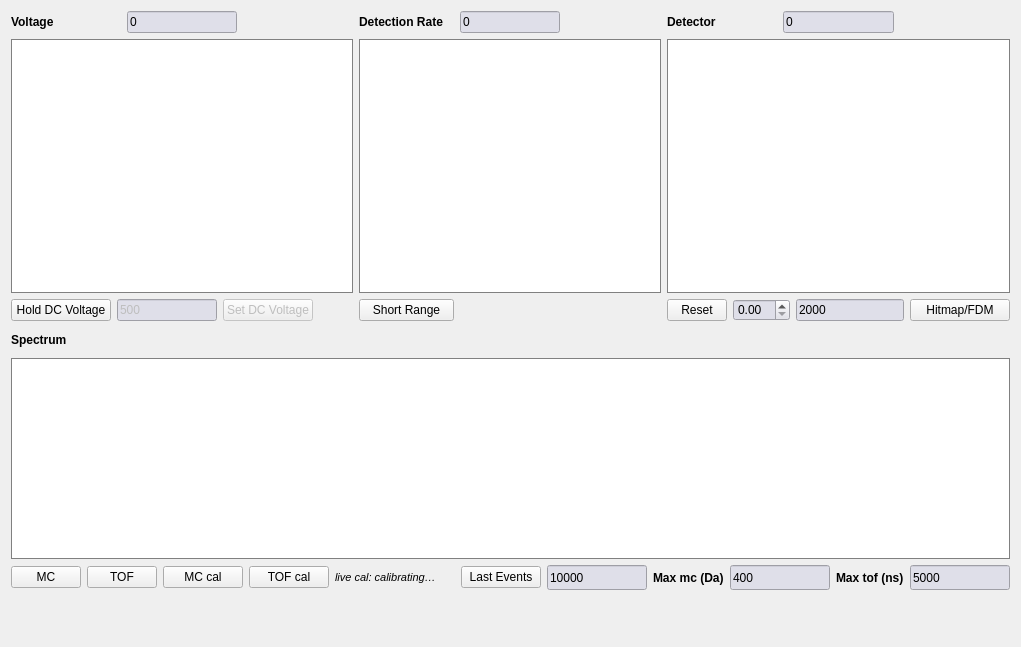
<?xml version="1.0" encoding="UTF-8"?>
<ui version="4.0">
    <class>Visualization</class>
    <widget class="QWidget" name="Visualization">
        <property name="geometry">
            <rect>
                <x>0</x>
                <y>0</y>
                <width>822</width>
                <height>647</height>
            </rect>
        </property>
        <property name="windowTitle">
            <string>Form</string>
        </property>
        <layout class="QGridLayout" name="gridLayout_6">
            <item row="0" column="0">
                <layout class="QGridLayout" name="gridLayout_5">
                    <item row="0" column="0">
                        <layout class="QGridLayout" name="gridLayout_4">
                            <item row="0" column="0">
                                <widget class="QLabel" name="label_200">
                                    <property name="font">
                                        <font>
                                            <bold>true</bold>
                                        </font>
                                    </property>
                                    <property name="text">
                                        <string>Voltage</string>
                                    </property>
                                </widget>
                            </item>
                            <item row="0" column="1">
                                <widget class="QLineEdit" name="voltage">
                                    <property name="sizePolicy">
                                        <sizepolicy hsizetype="Minimum" vsizetype="Minimum">
                                            <horstretch>0</horstretch>
                                            <verstretch>0</verstretch>
                                        </sizepolicy>
                                    </property>
                                    <property name="minimumSize">
                                        <size>
                                            <width>100</width>
                                            <height>20</height>
                                        </size>
                                    </property>
                                    <property name="styleSheet">
                                        <string notr="true">QLineEdit{
                                            background: rgb(223,223,233)
                                            }
                                        </string>
                                    </property>
                                    <property name="text">
                                        <string>0</string>
                                    </property>
                                </widget>
                            </item>
                            <item row="0" column="2">
                                <spacer name="horizontalSpacer_4">
                                    <property name="orientation">
                                        <enum>Qt::Horizontal</enum>
                                    </property>
                                    <property name="sizeHint" stdset="0">
                                        <size>
                                            <width>26</width>
                                            <height>17</height>
                                        </size>
                                    </property>
                                </spacer>
                            </item>
                            <item row="1" column="0" colspan="3">
                                <widget class="QGraphicsView" name="vdc_time">
                                    <property name="sizePolicy">
                                        <sizepolicy hsizetype="Expanding" vsizetype="Expanding">
                                            <horstretch>1</horstretch>
                                            <verstretch>1</verstretch>
                                        </sizepolicy>
                                    </property>
                                    <property name="minimumSize">
                                        <size>
                                            <width>250</width>
                                            <height>250</height>
                                        </size>
                                    </property>
                                    <property name="styleSheet">
                                        <string notr="true">QWidget{
                                                    border: 0.5px solid gray;
                                                    }
                                                </string>
                                    </property>
                                </widget>
                            </item>
                            <item row="2" column="0" colspan="3">
                                <layout class="QHBoxLayout" name="dc_hold_row">
                                    <item>
                                        <widget class="QPushButton" name="dc_hold">
                                            <property name="minimumSize">
                                                <size>
                                                    <width>100</width>
                                                    <height>20</height>
                                                </size>
                                            </property>
                                            <property name="maximumSize">
                                                <size>
                                                    <width>100</width>
                                                    <height>16777215</height>
                                                </size>
                                            </property>
                                            <property name="text">
                                                <string>Hold DC Voltage</string>
                                            </property>
                                        </widget>
                                    </item>
                                    <item>
                                        <widget class="QLineEdit" name="set_dc_voltage_value">
                                            <property name="enabled">
                                                <bool>false</bool>
                                            </property>
                                            <property name="minimumSize">
                                                <size>
                                                    <width>80</width>
                                                    <height>20</height>
                                                </size>
                                            </property>
                                            <property name="maximumSize">
                                                <size>
                                                    <width>100</width>
                                                    <height>16777215</height>
                                                </size>
                                            </property>
                                            <property name="styleSheet">
                                                <string notr="true">QLineEdit{background: rgb(223,223,233)}</string>
                                            </property>
                                            <property name="text">
                                                <string>500</string>
                                            </property>
                                        </widget>
                                    </item>
                                    <item>
                                        <widget class="QPushButton" name="set_dc_voltage">
                                            <property name="enabled">
                                                <bool>false</bool>
                                            </property>
                                            <property name="minimumSize">
                                                <size>
                                                    <width>0</width>
                                                    <height>20</height>
                                                </size>
                                            </property>
                                            <property name="maximumSize">
                                                <size>
                                                    <width>120</width>
                                                    <height>16777215</height>
                                                </size>
                                            </property>
                                            <property name="text">
                                                <string>Set DC Voltage</string>
                                            </property>
                                        </widget>
                                    </item>
                                    <item>
                                        <spacer name="dc_hold_row_spacer">
                                            <property name="orientation">
                                                <enum>Qt::Horizontal</enum>
                                            </property>
                                            <property name="sizeHint" stdset="0">
                                                <size>
                                                    <width>40</width>
                                                    <height>20</height>
                                                </size>
                                            </property>
                                        </spacer>
                                    </item>
                                </layout>
                            </item>
                        </layout>
                    </item>
                    <item row="0" column="1">
                        <layout class="QGridLayout" name="gridLayout">
                            <item row="0" column="0">
                                <widget class="QLabel" name="label_201">
                                    <property name="font">
                                        <font>
                                            <bold>true</bold>
                                        </font>
                                    </property>
                                    <property name="text">
                                        <string>Detection Rate</string>
                                    </property>
                                </widget>
                            </item>
                            <item row="0" column="1">
                                <widget class="QLineEdit" name="detection_rate">
                                    <property name="sizePolicy">
                                        <sizepolicy hsizetype="Minimum" vsizetype="Minimum">
                                            <horstretch>0</horstretch>
                                            <verstretch>0</verstretch>
                                        </sizepolicy>
                                    </property>
                                    <property name="minimumSize">
                                        <size>
                                            <width>100</width>
                                            <height>20</height>
                                        </size>
                                    </property>
                                    <property name="styleSheet">
                                        <string notr="true">QLineEdit{
                                            background: rgb(223,223,233)
                                            }
                                        </string>
                                    </property>
                                    <property name="text">
                                        <string>0</string>
                                    </property>
                                </widget>
                            </item>
                            <item row="0" column="2">
                                <spacer name="horizontalSpacer_2">
                                    <property name="orientation">
                                        <enum>Qt::Horizontal</enum>
                                    </property>
                                    <property name="sizeHint" stdset="0">
                                        <size>
                                            <width>40</width>
                                            <height>20</height>
                                        </size>
                                    </property>
                                </spacer>
                            </item>
                            <item row="1" column="0" colspan="3">
                                <widget class="QGraphicsView" name="detection_rate_viz">
                                    <property name="sizePolicy">
                                        <sizepolicy hsizetype="Expanding" vsizetype="Expanding">
                                            <horstretch>1</horstretch>
                                            <verstretch>1</verstretch>
                                        </sizepolicy>
                                    </property>
                                    <property name="minimumSize">
                                        <size>
                                            <width>250</width>
                                            <height>250</height>
                                        </size>
                                    </property>
                                    <property name="styleSheet">
                                        <string notr="true">QWidget{
                                            border: 0.5px solid gray;
                                            }
                                        </string>
                                    </property>
                                </widget>
                            </item>
                            <item row="2" column="0">
                                <widget class="QPushButton" name="detection_rate_range_switch">
                                    <property name="minimumSize">
                                        <size>
                                            <width>0</width>
                                            <height>20</height>
                                        </size>
                                    </property>
                                    <property name="maximumSize">
                                        <size>
                                            <width>100</width>
                                            <height>16777215</height>
                                        </size>
                                    </property>
                                    <property name="text">
                                        <string>Short Range</string>
                                    </property>
                                </widget>
                            </item>
                        </layout>
                    </item>
                    <item row="0" column="2">
                        <layout class="QGridLayout" name="gridLayout_3">
                            <item row="0" column="0">
                                <widget class="QLabel" name="label_206">
                                    <property name="font">
                                        <font>
                                            <bold>true</bold>
                                        </font>
                                    </property>
                                    <property name="text">
                                        <string>Detector</string>
                                    </property>
                                </widget>
                            </item>
                            <item row="0" column="1">
                                <widget class="QLineEdit" name="hitmap_count">
                                    <property name="sizePolicy">
                                        <sizepolicy hsizetype="Minimum" vsizetype="Minimum">
                                            <horstretch>0</horstretch>
                                            <verstretch>0</verstretch>
                                        </sizepolicy>
                                    </property>
                                    <property name="minimumSize">
                                        <size>
                                            <width>100</width>
                                            <height>20</height>
                                        </size>
                                    </property>
                                    <property name="styleSheet">
                                        <string notr="true">QLineEdit{
                                            background: rgb(223,223,233)
                                            }
                                        </string>
                                    </property>
                                    <property name="text">
                                        <string>0</string>
                                    </property>
                                </widget>
                            </item>
                            <item row="0" column="2">
                                <spacer name="horizontalSpacer_5">
                                    <property name="orientation">
                                        <enum>Qt::Horizontal</enum>
                                    </property>
                                    <property name="sizeHint" stdset="0">
                                        <size>
                                            <width>40</width>
                                            <height>20</height>
                                        </size>
                                    </property>
                                </spacer>
                            </item>
                            <item row="1" column="0" colspan="3">
                                <widget class="QGraphicsView" name="detector_heatmap">
                                    <property name="sizePolicy">
                                        <sizepolicy hsizetype="Expanding" vsizetype="Expanding">
                                            <horstretch>1</horstretch>
                                            <verstretch>1</verstretch>
                                        </sizepolicy>
                                    </property>
                                    <property name="minimumSize">
                                        <size>
                                            <width>250</width>
                                            <height>250</height>
                                        </size>
                                    </property>
                                    <property name="styleSheet">
                                        <string notr="true">QWidget{
                                            border: 0.5px solid gray;
                                            }
                                        </string>
                                    </property>
                                </widget>
                            </item>
                            <item row="2" column="0" colspan="3">
                                <layout class="QHBoxLayout" name="horizontalLayout_2">
                                    <item>
                                        <widget class="QPushButton" name="reset_heatmap_v">
                                            <property name="minimumSize">
                                                <size>
                                                    <width>0</width>
                                                    <height>20</height>
                                                </size>
                                            </property>
                                            <property name="maximumSize">
                                                <size>
                                                    <width>60</width>
                                                    <height>16777215</height>
                                                </size>
                                            </property>
                                            <property name="text">
                                                <string>Reset</string>
                                            </property>
                                        </widget>
                                    </item>
                                    <item>
                                        <widget class="QDoubleSpinBox" name="hitmap_plot_size">
                                            <property name="sizePolicy">
                                                <sizepolicy hsizetype="Minimum" vsizetype="Minimum">
                                                    <horstretch>0</horstretch>
                                                    <verstretch>0</verstretch>
                                                </sizepolicy>
                                            </property>
                                            <property name="minimumSize">
                                                <size>
                                                    <width>0</width>
                                                    <height>20</height>
                                                </size>
                                            </property>
                                            <property name="styleSheet">
                                                <string notr="true">QDoubleSpinBox{
                                                    background: rgb(223,223,233)
                                                    }
                                                </string>
                                            </property>
                                        </widget>
                                    </item>
                                    <item>
                                        <widget class="QLineEdit" name="hit_displayed">
                                            <property name="sizePolicy">
                                                <sizepolicy hsizetype="Minimum" vsizetype="Minimum">
                                                    <horstretch>0</horstretch>
                                                    <verstretch>0</verstretch>
                                                </sizepolicy>
                                            </property>
                                            <property name="minimumSize">
                                                <size>
                                                    <width>50</width>
                                                    <height>20</height>
                                                </size>
                                            </property>
                                            <property name="styleSheet">
                                                <string notr="true">QLineEdit{
                                                    background: rgb(223,223,233)
                                                    }
                                                </string>
                                            </property>
                                            <property name="text">
                                                <string>2000</string>
                                            </property>
                                        </widget>
                                    </item>
                                    <item>
                                        <widget class="QPushButton" name="heatmap_fdm_switch">
                                            <property name="minimumSize">
                                                <size>
                                                    <width>100</width>
                                                    <height>20</height>
                                                </size>
                                            </property>
                                            <property name="maximumSize">
                                                <size>
                                                    <width>60</width>
                                                    <height>16777215</height>
                                                </size>
                                            </property>
                                            <property name="text">
                                                <string>Hitmap/FDM</string>
                                            </property>
                                        </widget>
                                    </item>
                                </layout>
                            </item>
                        </layout>
                    </item>
                    <item row="1" column="0" colspan="3">
                        <layout class="QGridLayout" name="gridLayout_2">
                            <item row="0" column="0">
                                <widget class="QLabel" name="label_207">
                                    <property name="minimumSize">
                                        <size>
                                            <width>0</width>
                                            <height>25</height>
                                        </size>
                                    </property>
                                    <property name="font">
                                        <font>
                                            <bold>true</bold>
                                        </font>
                                    </property>
                                    <property name="text">
                                        <string>Spectrum</string>
                                    </property>
                                </widget>
                            </item>
                            <item row="1" column="0">
                                <widget class="QGraphicsView" name="histogram">
                                    <property name="sizePolicy">
                                        <sizepolicy hsizetype="Expanding" vsizetype="Expanding">
                                            <horstretch>1</horstretch>
                                            <verstretch>1</verstretch>
                                        </sizepolicy>
                                    </property>
                                    <property name="minimumSize">
                                        <size>
                                            <width>750</width>
                                            <height>150</height>
                                        </size>
                                    </property>
                                    <property name="styleSheet">
                                        <string notr="true">QWidget{
                                            border: 0.5px solid gray;
                                            }
                                        </string>
                                    </property>
                                    <property name="frameShape">
                                        <enum>QFrame::NoFrame</enum>
                                    </property>
                                </widget>
                            </item>
                            <item row="2" column="0">
                                <layout class="QHBoxLayout" name="horizontalLayout">
                                    <item>
                                        <widget class="QPushButton" name="btn_view_mc">
                                            <property name="minimumSize">
                                                <size>
                                                    <width>0</width>
                                                    <height>20</height>
                                                </size>
                                            </property>
                                            <property name="maximumSize">
                                                <size>
                                                    <width>70</width>
                                                    <height>16777215</height>
                                                </size>
                                            </property>
                                            <property name="text">
                                                <string>MC</string>
                                            </property>
                                        </widget>
                                    </item>
                                    <item>
                                        <widget class="QPushButton" name="btn_view_tof">
                                            <property name="minimumSize">
                                                <size>
                                                    <width>0</width>
                                                    <height>20</height>
                                                </size>
                                            </property>
                                            <property name="maximumSize">
                                                <size>
                                                    <width>70</width>
                                                    <height>16777215</height>
                                                </size>
                                            </property>
                                            <property name="text">
                                                <string>TOF</string>
                                            </property>
                                        </widget>
                                    </item>
                                    <item>
                                        <widget class="QPushButton" name="btn_view_mc_cal">
                                            <property name="minimumSize">
                                                <size>
                                                    <width>0</width>
                                                    <height>20</height>
                                                </size>
                                            </property>
                                            <property name="maximumSize">
                                                <size>
                                                    <width>90</width>
                                                    <height>16777215</height>
                                                </size>
                                            </property>
                                            <property name="text">
                                                <string>MC cal</string>
                                            </property>
                                        </widget>
                                    </item>
                                    <item>
                                        <widget class="QPushButton" name="btn_view_tof_cal">
                                            <property name="minimumSize">
                                                <size>
                                                    <width>0</width>
                                                    <height>20</height>
                                                </size>
                                            </property>
                                            <property name="maximumSize">
                                                <size>
                                                    <width>90</width>
                                                    <height>16777215</height>
                                                </size>
                                            </property>
                                            <property name="text">
                                                <string>TOF cal</string>
                                            </property>
                                        </widget>
                                    </item>
                                    <item>
                                        <widget class="QLabel" name="calib_status_label">
                                            <property name="minimumSize">
                                                <size>
                                                    <width>120</width>
                                                    <height>20</height>
                                                </size>
                                            </property>
                                            <property name="font">
                                                <font>
                                                    <pointsize>8</pointsize>
                                                    <italic>true</italic>
                                                </font>
                                            </property>
                                            <property name="text">
                                                <string>live cal: calibrating…</string>
                                            </property>
                                        </widget>
                                    </item>
                                    <item>
                                        <widget class="QPushButton" name="spectrum_last_events_switch">
                                            <property name="minimumSize">
                                                <size>
                                                    <width>0</width>
                                                    <height>20</height>
                                                </size>
                                            </property>
                                            <property name="maximumSize">
                                                <size>
                                                    <width>100</width>
                                                    <height>16777215</height>
                                                </size>
                                            </property>
                                            <property name="text">
                                                <string>Last Events</string>
                                            </property>
                                        </widget>
                                    </item>
                                    <item>
                                        <widget class="QLineEdit" name="num_last_events">
                                            <property name="sizePolicy">
                                                <sizepolicy hsizetype="Minimum" vsizetype="Minimum">
                                                    <horstretch>0</horstretch>
                                                    <verstretch>0</verstretch>
                                                </sizepolicy>
                                            </property>
                                            <property name="minimumSize">
                                                <size>
                                                    <width>100</width>
                                                    <height>20</height>
                                                </size>
                                            </property>
                                            <property name="styleSheet">
                                                <string notr="true">QLineEdit{
                                            background: rgb(223,223,233)
                                            }
                                        </string>
                                            </property>
                                            <property name="text">
                                                <string>10000</string>
                                            </property>
                                        </widget>
                                    </item>
                                    <item>
                                        <widget class="QLabel" name="label_208">
                                            <property name="minimumSize">
                                                <size>
                                                    <width>0</width>
                                                    <height>25</height>
                                                </size>
                                            </property>
                                            <property name="font">
                                                <font>
                                                    <bold>true</bold>
                                                </font>
                                            </property>
                                            <property name="text">
                                                <string>Max mc (Da)</string>
                                            </property>
                                        </widget>
                                    </item>
                                    <item>
                                        <widget class="QLineEdit" name="max_mc">
                                            <property name="sizePolicy">
                                                <sizepolicy hsizetype="Minimum" vsizetype="Minimum">
                                                    <horstretch>0</horstretch>
                                                    <verstretch>0</verstretch>
                                                </sizepolicy>
                                            </property>
                                            <property name="minimumSize">
                                                <size>
                                                    <width>100</width>
                                                    <height>20</height>
                                                </size>
                                            </property>
                                            <property name="styleSheet">
                                                <string notr="true">QLineEdit{
                                            background: rgb(223,223,233)
                                            }
                                        </string>
                                            </property>
                                            <property name="text">
                                                <string>400</string>
                                            </property>
                                        </widget>
                                    </item>
                                    <item>
                                        <widget class="QLabel" name="label_209">
                                            <property name="minimumSize">
                                                <size>
                                                    <width>0</width>
                                                    <height>25</height>
                                                </size>
                                            </property>
                                            <property name="font">
                                                <font>
                                                    <bold>true</bold>
                                                </font>
                                            </property>
                                            <property name="text">
                                                <string>Max tof (ns)</string>
                                            </property>
                                        </widget>
                                    </item>
                                    <item>
                                        <widget class="QLineEdit" name="max_tof">
                                            <property name="sizePolicy">
                                                <sizepolicy hsizetype="Minimum" vsizetype="Minimum">
                                                    <horstretch>0</horstretch>
                                                    <verstretch>0</verstretch>
                                                </sizepolicy>
                                            </property>
                                            <property name="minimumSize">
                                                <size>
                                                    <width>100</width>
                                                    <height>20</height>
                                                </size>
                                            </property>
                                            <property name="styleSheet">
                                                <string notr="true">QLineEdit{
                                            background: rgb(223,223,233)
                                            }
                                        </string>
                                            </property>
                                            <property name="text">
                                                <string>5000</string>
                                            </property>
                                        </widget>
                                    </item>
                                    <item>
                                        <spacer name="horizontalSpacer">
                                            <property name="orientation">
                                                <enum>Qt::Horizontal</enum>
                                            </property>
                                            <property name="sizeHint" stdset="0">
                                                <size>
                                                    <width>40</width>
                                                    <height>20</height>
                                                </size>
                                            </property>
                                        </spacer>
                                    </item>
                                </layout>
                            </item>
                            <item row="3" column="0">
                                <widget class="QLabel" name="Error">
                                    <property name="minimumSize">
                                        <size>
                                            <width>800</width>
                                            <height>30</height>
                                        </size>
                                    </property>
                                    <property name="font">
                                        <font>
                                            <pointsize>13</pointsize>
                                            <bold>true</bold>
                                            <strikeout>false</strikeout>
                                        </font>
                                    </property>
                                    <property name="text">
                                        <string>&lt;html&gt;&lt;head/&gt;&lt;body&gt;&lt;p&gt;&lt;br/&gt;&lt;/p&gt;&lt;/body&gt;&lt;/html&gt;</string>
                                    </property>
                                    <property name="alignment">
                                        <set>Qt::AlignCenter</set>
                                    </property>
                                    <property name="textInteractionFlags">
                                        <set>Qt::LinksAccessibleByMouse</set>
                                    </property>
                                </widget>
                            </item>
                        </layout>
                    </item>
                </layout>
            </item>
        </layout>
    </widget>
    <tabstops>
        <tabstop>voltage</tabstop>
        <tabstop>detection_rate</tabstop>
        <tabstop>hitmap_count</tabstop>
        <tabstop>dc_hold</tabstop>
        <tabstop>detection_rate_range_switch</tabstop>
        <tabstop>reset_heatmap_v</tabstop>
        <tabstop>hitmap_plot_size</tabstop>
        <tabstop>hit_displayed</tabstop>
        <tabstop>heatmap_fdm_switch</tabstop>
        <tabstop>btn_view_mc</tabstop>
        <tabstop>btn_view_tof</tabstop>
        <tabstop>btn_view_mc_cal</tabstop>
        <tabstop>btn_view_tof_cal</tabstop>
        <tabstop>spectrum_last_events_switch</tabstop>
        <tabstop>num_last_events</tabstop>
        <tabstop>max_mc</tabstop>
        <tabstop>max_tof</tabstop>
        <tabstop>vdc_time</tabstop>
        <tabstop>detection_rate_viz</tabstop>
        <tabstop>detector_heatmap</tabstop>
        <tabstop>histogram</tabstop>
    </tabstops>
    <resources/>
    <connections/>
</ui>
